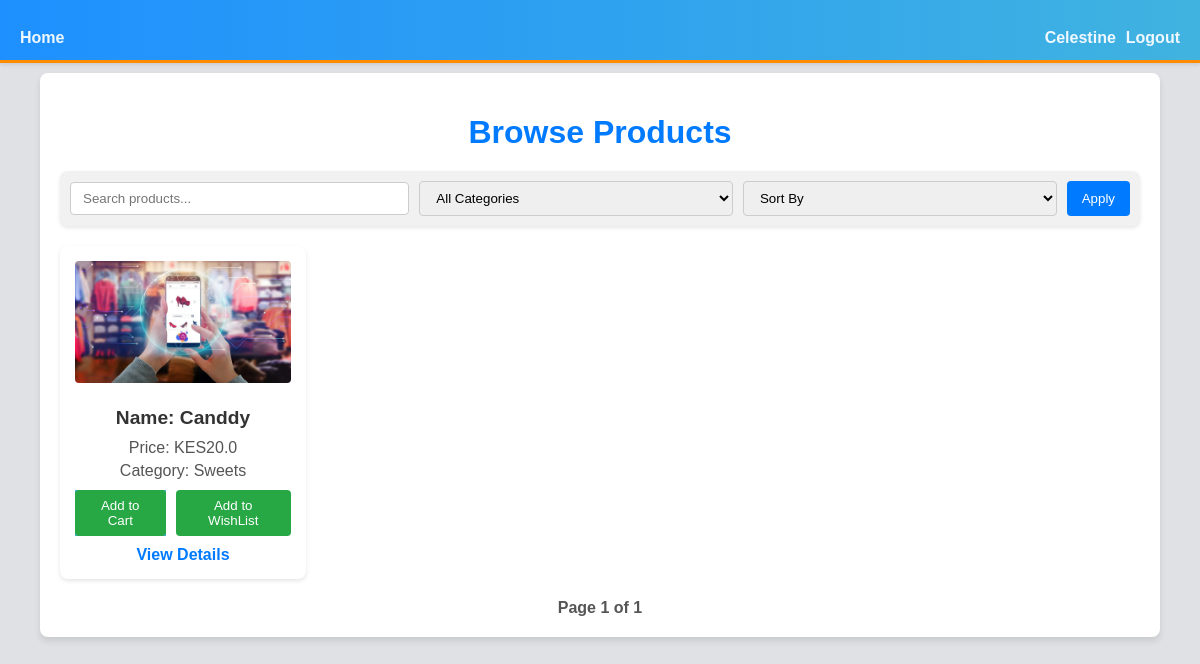
/browse_products (signed in), run on the app's committed database.
### app/models/models.py (models this page shows, shortened)
class User(db.Model, UserMixin):
    __tablename__ = "users"
    id = db.Column(db.Integer, primary_key=True)
    first_name = db.Column(db.String(80), nullable=False)
    last_name = db.Column(db.String(80), nullable=False)
    username = db.Column(db.String(100), unique=True, nullable=False)
    email = db.Column(db.String(120), unique=True, nullable=False)
    password = db.Column(db.String(200), nullable=False)
    role = db.Column(
        db.String(50), nullable=False, default="Buyer"
    )  # 'buyer', 'seller', 'admin'
    location = db.Column(db.String(100))
    gender = db.Column(db.String(20), nullable=True)  # "male", "female", "rather_not_say"
    profile_image = db.Column(
        db.String(200), nullable=True, default="default_profile.png"
    )  # Default profile image

class Product(db.Model):
    __tablename__ = "products"
    id = db.Column(db.Integer, primary_key=True)
    name = db.Column(db.String(100), nullable=False)
    description = db.Column(db.String(500), nullable=True)
    price = db.Column(db.Float, nullable=False)
    category = db.Column(db.String(100), nullable=False)
    location = db.Column(db.String(100), nullable=False)
    date_added = db.Column(db.DateTime, nullable=False, default=datetime.utcnow)
    image = db.Column(db.String(200), default="default_product.png")  # Default image
    seller_id = db.Column(
        db.Integer,
        db.ForeignKey("users.id", name="fk_products_seller_id"),
        nullable=False
    )
    seller = db.relationship("User", backref="products", lazy="joined")

### app/routes/main.py (the view)
@main.route('/browse_products' , methods=['GET'])
def browse_products():
    form = CartForm()  # Instantiate the form object
    page = request.args.get('page', 1, type=int)
    search = request.args.get('search', '')
    category = request.args.get('category', '')
    sort_by = request.args.get('sort_by', '')
    query = Product.query
    if search:
        query = query.filter(Product.name.ilike(f"%{search}%"))
    if category:
        query = query.filter_by(category=category)
    if sort_by == 'price_asc':
        query = query.order_by(Product.price.asc())
    elif sort_by == 'price_desc':
        query = query.order_by(Product.price.desc())
    products = Product.query.all()  # Modify as per your filtering and pagination logic
    products = query.paginate(page=page, per_page=10)
    categories = Product.query.with_entities(Product.category.distinct()).all()
    categories = [cat[0] for cat in categories]
    return render_template('browse_products.html', form=form, products=products, categories=categories)

### app/forms/product_form.py
class CartForm(FlaskForm):
    submit = SubmitField('Submit')

### app/__init__.py (called while the page is built)
def create_app():
    app = Flask(__name__)
    app.config['SQLALCHEMY_DATABASE_URI'] = f'sqlite:///{db_path}'
    app.config['SQLALCHEMY_TRACK_MODIFICATIONS'] = False
    app.config['SECRET_KEY'] = os.getenv('SECRET_KEY', 'adb9decb06425cc8149d7438be15a4bfd362728eb66d72059da0ac02013aee25')
    app.config['DEBUG'] = True
    app.config.from_object(Config)
    csrf = CSRFProtect(app)  # Enable CSRF protection
    db.init_app(app)
    login_manager.init_app(app)
    mail.init_app(app)
    migrate.init_app(app, db)  # Initialize Migrate with app and db
    bcrypt = Bcrypt(app)
    from app.models import User, Product, Sales, Admin  # Ensure models are imported
    from app.routes import register_routes
    register_routes(app)
    login_manager.login_view = 'auth.login'
    @login_manager.user_loader
    def load_user(user_id):
        return User.query.get(int(user_id))
    return app

### app/templates/browse_products.html (shortened to what this page needs)
<!DOCTYPE html>
<html lang="en">
<head>
    <link rel="stylesheet" href="{{ url_for('static', filename='css/browse_products.css') }}">
</head>
<body>
    <nav class="navbar">
        <div class="nav-left">
            <a href="{{ url_for('main.home') }}" class="nav-link">Home</a>
        </div>
        <div class="nav-right">
            {% if current_user.is_authenticated %}
            <span class="username"><a href="{{ url_for('main.profile') }}">{{ current_user.first_name }}</a></span>
            <a href="{{ url_for('auth.logout') }}" class="nav-link">Logout</a>
            {% endif %}
        </div>
    </nav>
    <div class="container">
        <h1>Browse Products</h1>
        <div class="filter-bar">
            <form method="GET" action="{{ url_for('main.browse_products') }}">
                <input type="text" name="search" placeholder="Search products..."
                    value="{{ request.args.get('search', '') }}">
                <select name="category">
                    <option value="">All Categories</option>
                </select>
                <select name="sort_by">
                    <option value="">Sort By</option>
                </select>
                <button type="submit">Apply</button>
            </form>
        </div>
        <div class="product-grid">
            {% for product in products %}
            <div class="product-card">
                <img src="{{ url_for('static', filename='uploads/' + (product.image or 'default_product.png')) }}"
                    alt="{{ product.name }}">
                <h3>Name: {{ product.name }}</h3>
                <p>Price: KES{{ product.price }} </p>
                <p>Category: {{ product.category }}</p>
                <div class="actions">
                    <form action="{{ url_for('main.add_to_cart', product_id=product.id) }} " class="btn-cart" method="POST">
                        <button type="submit" >Add to Cart</button>
                    </form>
                    <form method="POST" action="{{ url_for('main.add_to_wishlist', product_id=product.id) }}" class="btn-wishlist">
                        <button type="submit" >Add to WishList</button>
                    </form>
                </div>
                <a href="{{ url_for('main.product_details', product_id=product.id) }}">View Details</a>
            </div>
            {% else %}
            <p>No products found.</p>
            {% endfor %}
        </div>
        <div class="pagination">
            <span>Page {{ products.page }} of {{ products.pages }}</span>
        </div>
    </div>
</body>
</html>

### app/static/css/browse_products.css (style rules this page uses)
body { font-family: Arial, sans-serif; margin: 0; padding: 0; background-color: #e0e1e4; color: #333; }
.navbar { display: flex; justify-content: space-between; align-items: center; padding: 10px 20px; background: linear-gradient(to right, #1e90ff, #40b3e0); color: white; box-shadow: 0 2px 4px rgba(0, 0, 0, 0.1); border-bottom: 3px solid #ff8c00; height: 40px; }
.nav-left { display: flex; align-items: center; }
.username { color: #f0f8ff; text-decoration: none; font-weight: bold; transition: color 0.3s; margin-top: 15px; }
.username a { color: #f0f8ff; text-decoration: none; }
.nav-right { display: flex; gap: 10px; }
.nav-link { color: #f0f8ff; text-decoration: none; font-weight: bold; transition: color 0.3s; margin-top: 15px; }
.container { width: 90%; max-width: 1200px; margin: 0 auto; margin-top: 10px; padding: 20px; background: #fff; box-shadow: 0 4px 6px rgba(0, 0, 0, 0.1); border-radius: 8px; }
h1 { text-align: center; color: #007bff; margin-bottom: 20px; }
.filter-bar { display: flex; justify-content: space-between; align-items: center; flex-wrap: wrap; margin-bottom: 20px; padding: 10px; background-color: #f1f1f1; border-radius: 8px; box-shadow: 0 2px 4px rgba(0, 0, 0, 0.1); }
.filter-bar form { display: flex; align-items: center; gap: 10px; width: 100%; }
.filter-bar input[type="text"], .filter-bar select { padding: 8px 12px; border: 1px solid #ccc; border-radius: 4px; width: 30%; }
.filter-bar button { padding: 10px 15px; background-color: #007bff; color: white; border: none; border-radius: 4px; cursor: pointer; transition: background-color 0.3s ease; }
.product-grid { display: grid; grid-template-columns: repeat(auto-fit, minmax(250px, 1fr)); gap: 10px; margin-top: 20px; }
.product-card { background: #fff; padding: 15px; border-radius: 8px; box-shadow: 0 2px 4px rgba(0, 0, 0, 0.1); text-align: center; transition: transform 0.3s ease; width: 20%; }
.product-card img { max-width: 100%; height: auto; border-radius: 4px; margin-bottom: 10px; }
.product-card h3 { font-size: 1.2em; margin: 10px 0; }
.product-card p { margin: 5px 0; color: #555; }
.actions { display: flex; justify-content: center; gap: 10px; margin-top: 10px; }
.actions form { display: inline-block; }
.actions button { padding: 8px 12px; background-color: #28a745; color: white; border: none; border-radius: 4px; cursor: pointer; transition: background-color 0.3s ease; }
.product-card a { display: inline-block; margin-top: 10px; text-decoration: none; color: #007bff; font-weight: bold; transition: color 0.3s ease; }
.pagination { display: flex; justify-content: center; align-items: center; margin-top: 20px; gap: 10px; }
.pagination span { font-weight: bold; color: #555; }
.btn-cart { background-color: #40b3e0; color: #ff8c00; }

### data on the page
User: first_name "Celestine"
Product: image (placeholder picture), name "Canddy", price "20.0", category "Sweets"

### other printed values
{{ products.page }} "1"
{{ products.pages }} "1"
